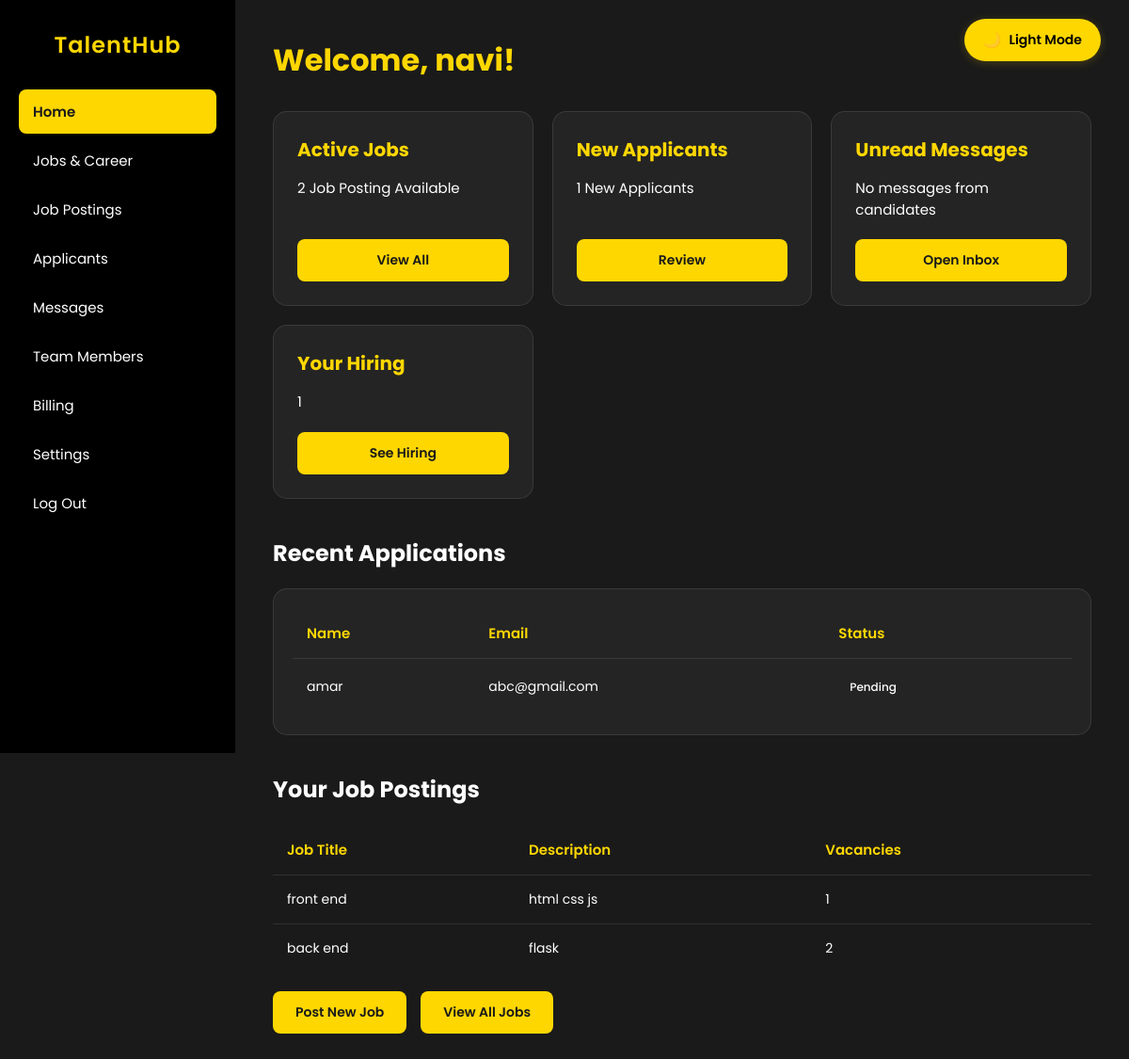
The page /employee_dashboard (signed in) on the database its author committed.
### models.py (models this page shows, shortened)
class User(db.Model, UserMixin):
    id = db.Column(db.Integer, primary_key=True)
    name = db.Column(db.String(100), nullable=False)
    email = db.Column(db.String(100), nullable=False, unique=True)
    password = db.Column(db.String(255), nullable=False)
    role_id = db.Column(db.Integer, db.ForeignKey('role.id'), nullable=False, default=2)
    flag = db.Column(db.Boolean, default=False)
    created_at = db.Column(db.DateTime, default=datetime.utcnow)
    role = db.relationship('Role', backref=db.backref('users', lazy=True))

class Applicants(db.Model):
    id = db.Column(db.Integer, primary_key=True)
    name = db.Column(db.String(100), nullable=False)
    email = db.Column(db.String(100), nullable=False, unique=True)
    password = db.Column(db.String(255), nullable=False)
    approval = db.Column(db.Boolean, default=False)

class Job(db.Model):
    id = db.Column(db.Integer, primary_key=True)
    title = db.Column(db.String(100), nullable=False)
    description = db.Column(db.Text, nullable=False)
    vacancies = db.Column(db.Integer, nullable=False, default=1)
    employee_email = db.Column(db.String(100), db.ForeignKey('user.email'), nullable=False)
    employee = db.relationship('User', backref='posted_jobs')
    applications = db.relationship('Application', backref='job_applications', lazy=True)

### app.py (the view)
@app.route('/employee_dashboard')
def employee_dashboard():
    if 'user_email' not in session:
        flash('Please log in first!', 'danger')
        return redirect(url_for('login'))
    user = User.query.filter_by(email=session['user_email']).first()
    applicants = Applicants.query.all()
    jobs = Job.query.all()
    hired_count = Hired.query.filter_by(employee_email=user.email).count()
    return render_template('employee_dashboard.html', user=user, applicants=applicants, jobs=jobs, hired_count=hired_count)

### static/templates/employee_dashboard.html (shortened to what this page needs)
<!DOCTYPE html>
<html lang="en">
<head>
</head>
<body>
    <button class="toggle-mode" onclick="toggleMode()">Light Mode</button>
    <div class="container">
        <aside class="sidebar">
            <h2>TalentHub</h2>
            <ul>
                <li class="active"><a href="/employee_dashboard">Home</a></li>
                <li><a href="/career">Jobs & Career</a></li>
                <li><a href="/view_jobs">Job Postings</a></li>
                <li><a href="/view_applicants">Applicants</a></li>
                <li><a href="#">Messages</a></li>
                <li><a href="view_team_members">Team Members</a></li>
                <li><a href="#">Billing</a></li>
                <li><a href="#">Settings</a></li>
                <li><a href="/logout">Log Out</a></li>
            </ul>
        </aside>
        <main class="content">
            <h1>Welcome, {{ user.name }}!</h1>
            <div class="cards">
                <div class="card">
                    <h3>Active Jobs</h3>
                    <p>{{ jobs | length}} Job Posting Available</p>
                    <button>View All</button>
                </div>
                <div class="card">
                    <h3>New Applicants</h3>
                    <p>{{ applicants | length }} New Applicants </p>
                    <button>Review</button>
                </div>
                <div class="card">
                    <h3>Unread Messages</h3>
                    <p>No messages from candidates </p>
                    <button>Open Inbox</button>
                </div>
                <div class="card">
                    <h3>Your Hiring</h3>
                    <p>{{hired_count}}</p>
                    <button>See Hiring</button>
                </div>
            </div>
            <h2>Recent Applications</h2>
            <div class="table-container">
                <table>
                    <thead>
                        <tr>
                            <th>Name</th>
                            <th>Email</th>
                            <th>Status</th>
                        </tr>
                    </thead>
                    <tbody>
                        {% for applicant in applicants[:5] %}
                        <tr>
                            <td>{{ applicant.name }}</td>
                            <td>{{ applicant.email }}</td>
                            <td>
                                <span class="status {% if applicant.approval %}status-approved{% else %}status-pending{% endif %}">
                                    {% if applicant.approval %}Approved{% else %}Pending{% endif %}
                                </span>
                            </td>
                        </tr>
                        {% endfor %}
                    </tbody>
                </table>
            </div>
            <div id="jobAlertsList" class="hidden bg-gray-800 p-6 rounded-lg shadow mb-6">
                <h2 class="text-xl font-semibold mb-4">Your Job Postings</h2>
                <table class="w-full text-left border-collapse border border-gray-600">
                    <thead>
                        <tr class="bg-gray-700">
                            <th class="p-3 border border-gray-600">Job Title</th>
                            <th class="p-3 border border-gray-600">Description</th>
                            <th class="p-3 border border-gray-600">Vacancies</th>
                        </tr>
                    </thead>
                    <tbody>
                        {% for job in jobs[:5] %}
                        <tr class="bg-gray-800">
                            <td class="p-3 border border-gray-600">{{ job.title }}</td>
                            <td class="p-3 border border-gray-600">{{ job.description }}</td>
                            <td class="p-3 border border-gray-600">{{ job.vacancies }}</td>
                        </tr>
                        {% endfor %}
                    </tbody>
                </table>
            </div>
            <div class="button-group">
                <button onclick="window.location.href='/add_job'">Post New Job</button>
                <button onclick="window.location.href='/job_detail'">View All Jobs</button>
            </div>
        </main>
    </div>
</body>
</html>

### static/templates/employee_dashboard.html (style rules this page uses)
:root { --bg-dark: #1a1a1a; --bg-light: #ffffff; --text-dark: #ffffff; --text-light: #333333; --sidebar-dark: #000000; --sidebar-light: #f8f9fa; --card-dark: #242424; --card-light: #ffffff; --accent-color: #FFD700; --hover-dark: rgba(255, 215, 0, 0.1); --hover-light: rgba(255, 215, 0, 0.2); --border-dark: rgba(255, 255, 255, 0.1); --border-light: rgba(0, 0, 0, 0.1); }
* { margin: 0; padding: 0; box-sizing: border-box; font-family: 'Poppins', sans-serif; transition: background-color 0.3s, color 0.3s; }
body { background-color: var(--bg-dark); color: var(--text-dark); min-height: 100vh; }
.toggle-mode { position: fixed; top: 20px; right: 30px; padding: 10px 20px; border-radius: 30px; font-size: 14px; background-color: #FFD700; color: #000000; border: none; cursor: pointer; font-weight: 600; box-shadow: 0 2px 10px rgba(255, 215, 0, 0.2); z-index: 9999; transition: all 0.3s ease; display: flex; align-items: center; gap: 8px; }
.toggle-mode:before { content: '🌙'; font-size: 16px; }
.container { display: flex; min-height: 100vh; }
.sidebar { width: 250px; min-height: 100vh; background-color: var(--sidebar-dark); position: fixed; left: 0; top: 0; padding: 30px 20px; z-index: 100; }
.sidebar h2 { color: var(--accent-color); font-size: 24px; font-weight: 600; margin-bottom: 30px; text-align: center; letter-spacing: 1px; }
.sidebar ul { list-style: none; }
.sidebar ul li { margin-bottom: 5px; }
.sidebar ul li a { display: block; padding: 12px 15px; color: var(--text-dark); text-decoration: none; border-radius: 8px; transition: all 0.3s; font-size: 15px; }
.sidebar ul li.active a { background-color: var(--accent-color); color: var(--bg-dark); font-weight: 600; }
.content { flex: 1; margin-left: 250px; padding: 40px; }
.content h1 { font-size: 32px; margin-bottom: 30px; color: var(--accent-color); }
.content h2 { font-size: 24px; margin: 40px 0 20px; color: var(--text-dark); }
.cards { display: grid; grid-template-columns: repeat(auto-fit, minmax(250px, 1fr)); gap: 20px; margin-bottom: 40px; }
.card { background-color: var(--card-dark); border-radius: 15px; padding: 25px; border: 1px solid var(--border-dark); transition: all 0.3s ease; display: flex; flex-direction: column; }
.card h3 { color: var(--accent-color); font-size: 20px; margin-bottom: 15px; }
.card p { margin-bottom: 20px; font-size: 15px; line-height: 1.5; flex-grow: 1; }
.table-container { background-color: var(--card-dark); border-radius: 15px; padding: 20px; margin-bottom: 40px; overflow-x: auto; border: 1px solid var(--border-dark); }
table { width: 100%; border-collapse: collapse; }
th { font-weight: 600; color: var(--accent-color); padding: 15px; font-size: 15px; text-align: left; }
td { padding: 15px; font-size: 14px; border-top: 1px solid rgba(255, 255, 255, 0.1); }
.button-group { display: flex; gap: 15px; margin-top: 20px; }
button { background-color: var(--accent-color); color: var(--bg-dark); border: none; padding: 12px 24px; border-radius: 8px; cursor: pointer; font-weight: 600; font-size: 14px; transition: transform 0.3s, box-shadow 0.3s; }
.status { padding: 6px 12px; border-radius: 15px; font-size: 12px; font-weight: 500; display: inline-block; }

### rows shown on the page
User: name "navi"
Applicants: name "amar", email "abc@gmail.com", approval "Pending"
Job: title "front end", description "html css js", vacancies "1"
Job: title "back end", description "flask", vacancies "2"

### other values the page prints
{{ jobs | length }} "2"
{{ applicants | length }} "1"
{{ hired_count }} "1"
